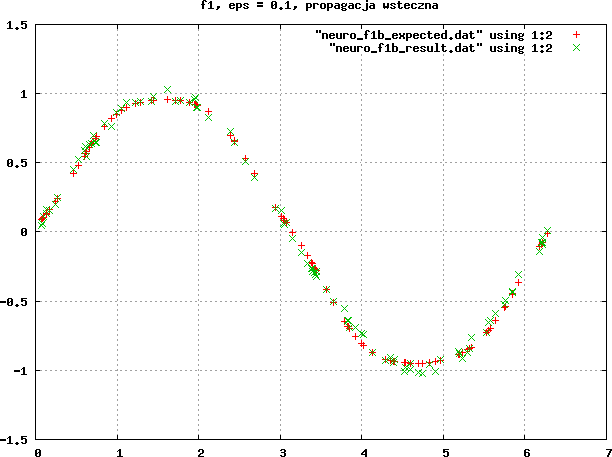

Source code (gnuplot):
set terminal png size 640, 480 crop
set output "neuro_f1b.png"
#set label ""
#set key left
set grid
plot "neuro_f1b_expected.dat" using 1:2

set title "f1, eps = 0.1, propagacja wsteczna"
set output "neuro_f1b.png"
replot "neuro_f1b_result.dat" using 1:2

